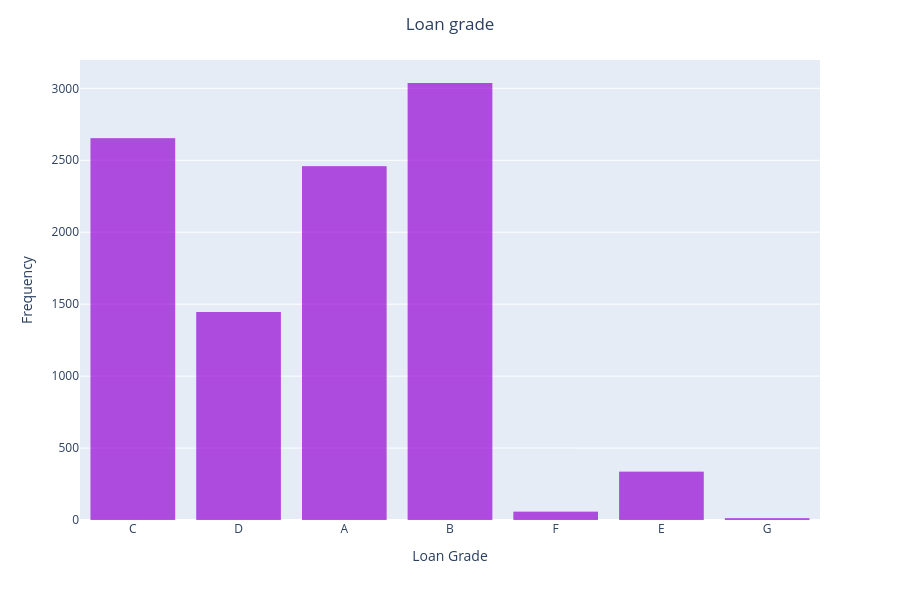

Source (notebook cell):
### Markdown cell above
**Problem 2** Try to make your own bar plot of one of the other categorical columns. Add some categorical fill or facets. See how fancy you can make your graph. Make sure it is also still really informative.

### Code cell
# Your code here
fig = px.bar(DF,
            x='grade',
            color_discrete_sequence=['darkviolet'])
fig.update_traces(dict(marker_line_width=0))
fig.update_layout(title= 'Loan grade',
                  title_x=.5,
                  xaxis_title='Loan Grade',
                  yaxis_title='Frequency',
                  autosize=False,
                  width=900,
                  height=600)
fig.show()

### Figure 1 — Plotly figure (JSON) as saved in the notebook; plotly's stock layout.template omitted (floating-point values rounded to 4 significant figures; data arrays with more than 128 entries replaced by an {"elided": "..."} marker saying what was removed)
{"data": [{"hovertemplate": "grade=%{x}<br>count=%{y}<extra></extra>", "legendgroup": "", "marker": {"color": "darkviolet", "line": {"width": 0}, "pattern": {"shape": ""}}, "name": "", "orientation": "v", "showlegend": false, "textposition": "auto", "type": "bar", "x": {"elided": "10000 str values"}, "xaxis": "x", "y": {"elided": "10000 int values"}, "yaxis": "y"}], "layout": {"autosize": false, "barmode": "relative", "height": 600, "legend": {"tracegroupgap": 0}, "margin": {"t": 60}, "title": {"text": "Loan grade", "x": 0.5}, "width": 900, "xaxis": {"anchor": "y", "domain": [0, 1], "title": {"text": "Loan Grade"}}, "yaxis": {"anchor": "x", "domain": [0, 1], "title": {"text": "Frequency"}}}}
